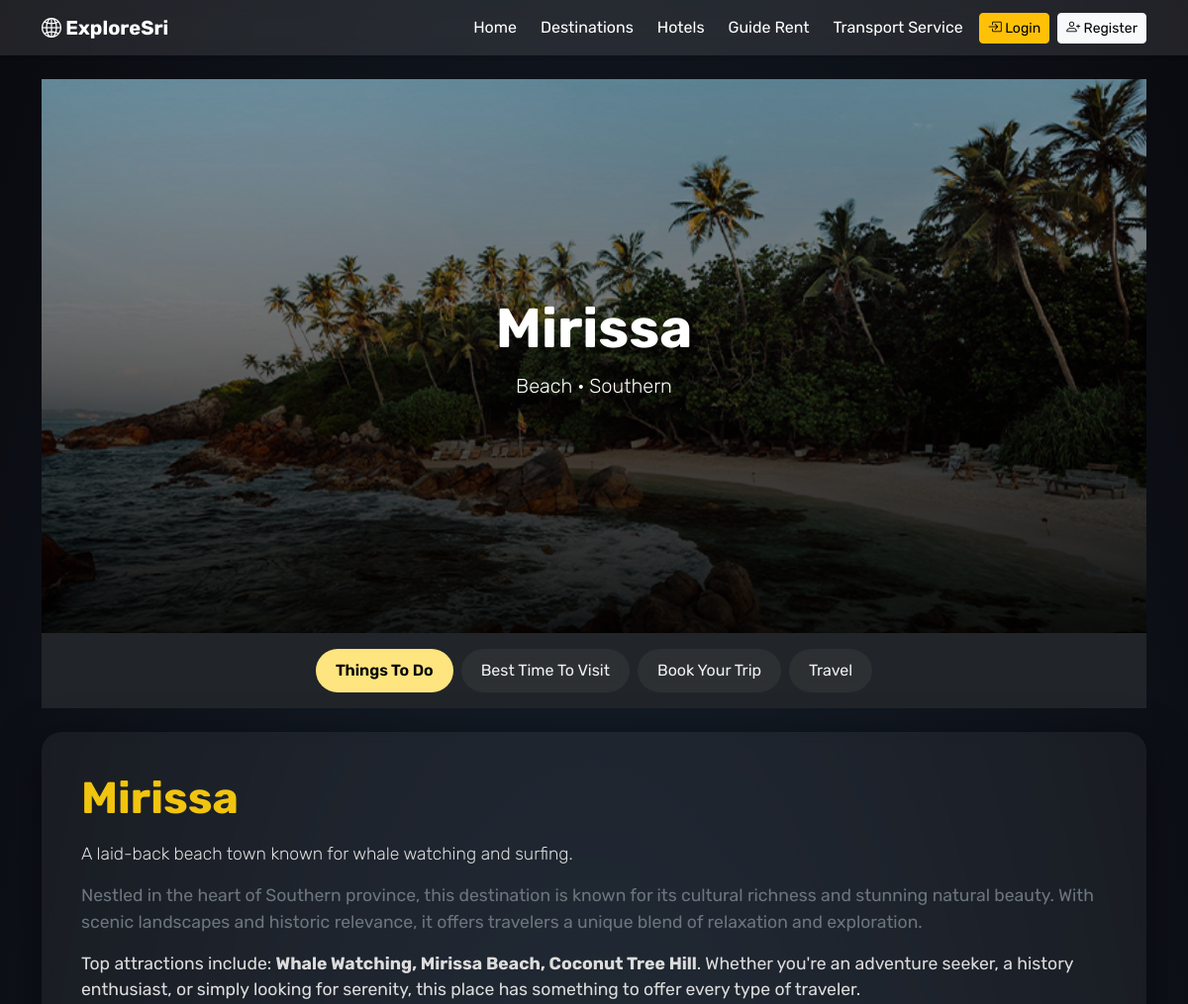
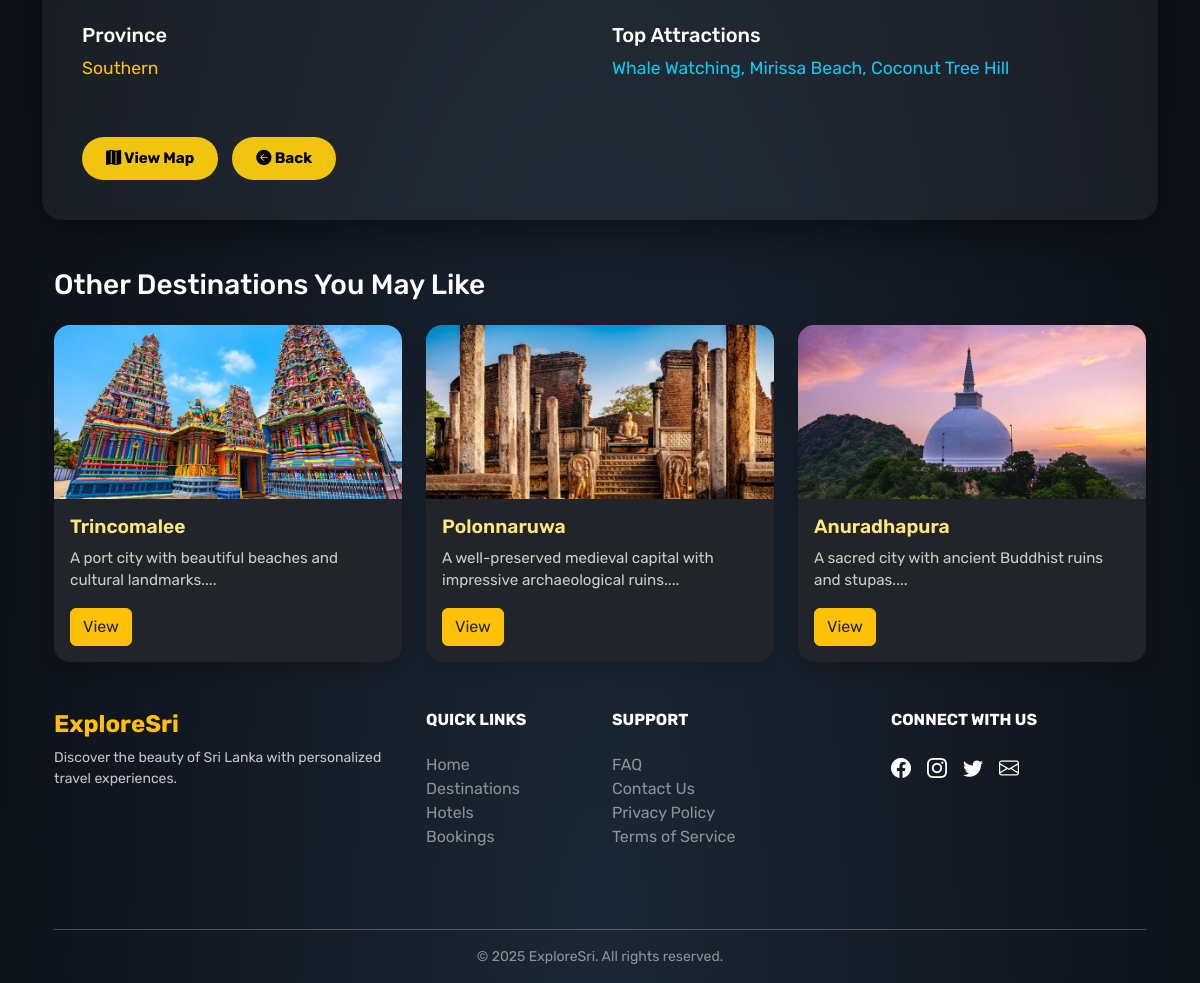
Page /destination.php?id=10 on the committed database (2 pictures, top to bottom).
### tables this page shows
CREATE TABLE `destinations` (
  `destination_id` int(11) NOT NULL,
  `name` varchar(255) DEFAULT NULL,
  `description` varchar(255) DEFAULT NULL,
  `location` varchar(255) DEFAULT NULL,
  `category` varchar(50) DEFAULT NULL,
  `image` varchar(255) DEFAULT NULL,
  `province` varchar(255) DEFAULT NULL,
  `top_attractions` varchar(255) DEFAULT NULL,
  `latitude` varchar(50) DEFAULT NULL,
  `longitude` varchar(50) DEFAULT NULL,
  `status` varchar(50) DEFAULT 'active'
);

### destination.php (the view, shortened to what this page needs)
<?php
include 'config/db.php';
include 'includes/header.php';
$id = (int)$_GET['id'];
$stmt = $conn->prepare("SELECT * FROM destinations WHERE destination_id = ?");
$stmt->execute([$id]);
$dest = $stmt->fetch();
?>
<!DOCTYPE html>
<html lang="en">
<head>
  <link href="https://cdn.jsdelivr.net/npm/bootstrap@5.3.0/dist/css/bootstrap.min.css" rel="stylesheet" />
  <link href="https://cdn.jsdelivr.net/npm/bootstrap-icons@1.10.5/font/bootstrap-icons.css" rel="stylesheet" />
</head>
<body>
<div class="hero-section">
  <div class="overlay"></div>
  <div class="container text-center">
    <h1 class="display-4 fw-bold"><?php echo htmlspecialchars($dest['name']); ?></h1>
    <p class="lead"><?php echo htmlspecialchars($dest['category']); ?> · <?php echo htmlspecialchars($dest['province']); ?></p>
  </div>
</div>
<div class="bg-dark py-3">
  <div class="container">
    <ul class="nav nav-pills justify-content-center flex-wrap gap-2" id="sectionTabs">
      <li class="nav-item"><a class="nav-link active" href="#">Things To Do</a></li>
      <li class="nav-item"><a class="nav-link" href="#">Best Time To Visit</a></li>
      <li class="nav-item"><a class="nav-link" href="#">Book Your Trip</a></li>
      <li class="nav-item"><a class="nav-link" href="#">Travel</a></li>
    </ul>
  </div>
</div>
<div class="container destination-info mt-4">
  <h1><?php echo htmlspecialchars($dest['name']); ?></h1>
  <p class="lead mb-3">
    <?php echo nl2br(htmlspecialchars(substr($dest['description'], 0, 250))); ?>
  </p>
  <p class="text-secondary mb-3">
    Nestled in the heart of <?php echo htmlspecialchars($dest['province']); ?> province, this destination is known for its cultural richness and stunning natural beauty. With scenic landscapes and historic relevance, it offers travelers a unique blend of relaxation and exploration.
  </p>
  <p class="mb-4">
    Top attractions include: <strong><?php echo htmlspecialchars($dest['top_attractions']); ?></strong>. Whether you're an adventure seeker, a history enthusiast, or simply looking for serenity, this place has something to offer every type of traveler.
  </p>
  <div class="row text-white mb-4">
    <div class="col-md-6 mb-3">
      <h5>Province</h5>
      <p class="text-warning"><?php echo htmlspecialchars($dest['province']); ?></p>
    </div>
    <div class="col-md-6 mb-3">
      <h5>Top Attractions</h5>
      <p class="text-info"><?php echo htmlspecialchars($dest['top_attractions']); ?></p>
    </div>
  </div>
  <div class="action-buttons mt-4">
    <?php if (!empty($dest['latitude']) && !empty($dest['longitude'])): ?>
      <button class="btn btn-custom" onclick="toggleMap()"><i class="bi bi-map-fill"></i> View Map</button>
    <?php endif; ?>
    <a href="destinations.php" class="btn btn-custom"><i class="bi bi-arrow-left-circle-fill"></i> Back</a>
  </div>
</div>
<div class="container mt-5">
  <h3 class="text-white mb-4">Other Destinations You May Like</h3>
  <div class="row g-4">
    <?php
    $recentStmt = $conn->prepare("SELECT * FROM destinations WHERE destination_id != ? ORDER BY destination_id DESC LIMIT 3");
    $recentStmt->execute([$id]);
    while ($other = $recentStmt->fetch()):
    ?>
    <div class="col-md-4">
      <div class="card bg-dark text-white border-0 shadow h-100">
        <img src="images/<?php echo htmlspecialchars($other['image']); ?>" class="card-img-top" alt="<?php echo htmlspecialchars($other['name']); ?>">
        <div class="card-body d-flex flex-column">
          <h5 class="card-title"><?php echo htmlspecialchars($other['name']); ?></h5>
          <p class="card-text"><?php echo htmlspecialchars(substr($other['description'], 0, 100)) . '...'; ?></p>
          <a href="destination.php?id=<?php echo $other['destination_id']; ?>" class="btn btn-warning text-dark mt-auto align-self-start">View</a>
        </div>
      </div>
    </div>
    <?php endwhile; ?>
  </div>
</div>
</body>
</html>
<?php include 'includes/footer.php'; ?>

### includes/header.php (style rules this page uses)
body { background: linear-gradient(to right, #003049, #669bbc); font-family: 'Segoe UI', sans-serif; color: #fff; animation: fadeInBody 0.8s ease-in; }

### rows in the picture
destinations: name "Mirissa", category "Beach", province "Southern", description "A laid-back beach town known for whale watching and surfing.", top_attractions "Whale Watching, Mirissa Beach, Coconut Tree Hill"
destinations: image (picture), name "Trincomalee", description "A port city with beautiful beaches and cultural landmarks."
destinations: image (picture), name "Polonnaruwa", description "A well-preserved medieval capital with impressive archaeological ruins."
destinations: image (picture), name "Anuradhapura", description "A sacred city with ancient Buddhist ruins and stupas."
